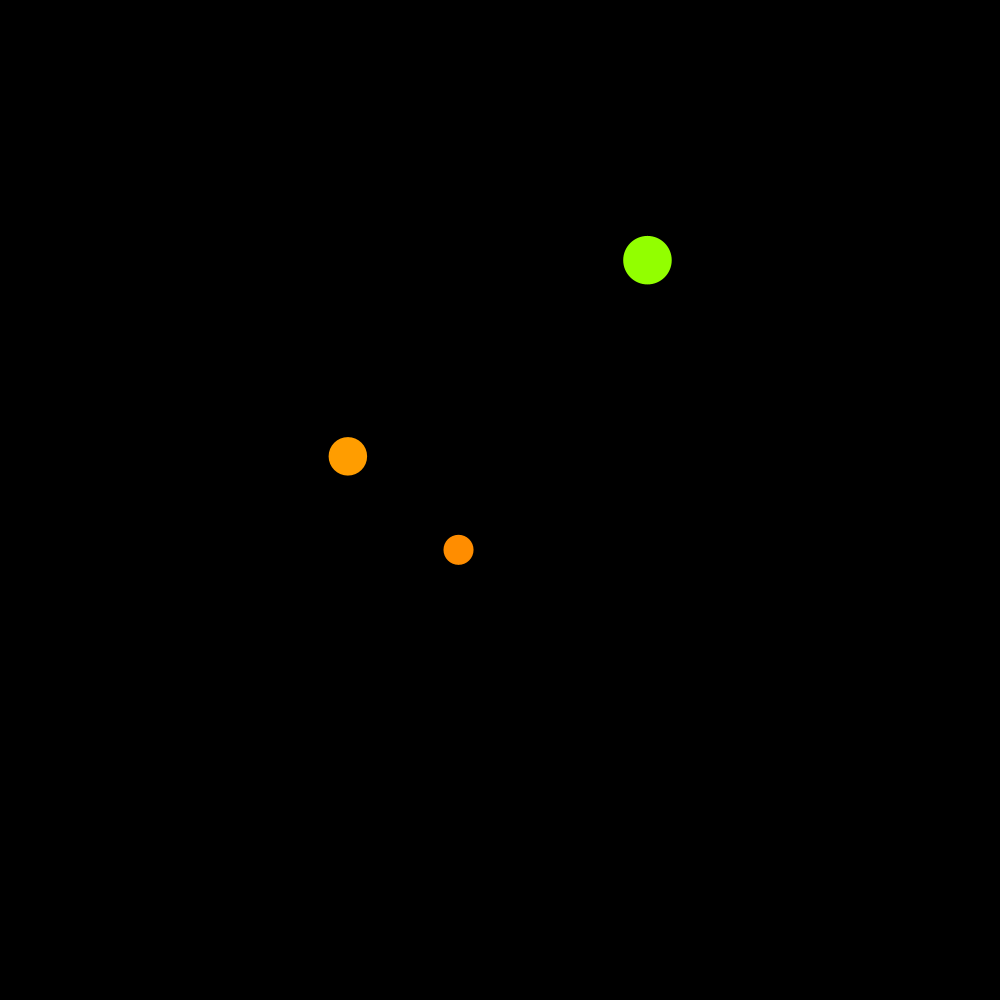
Frame 1 (no input)
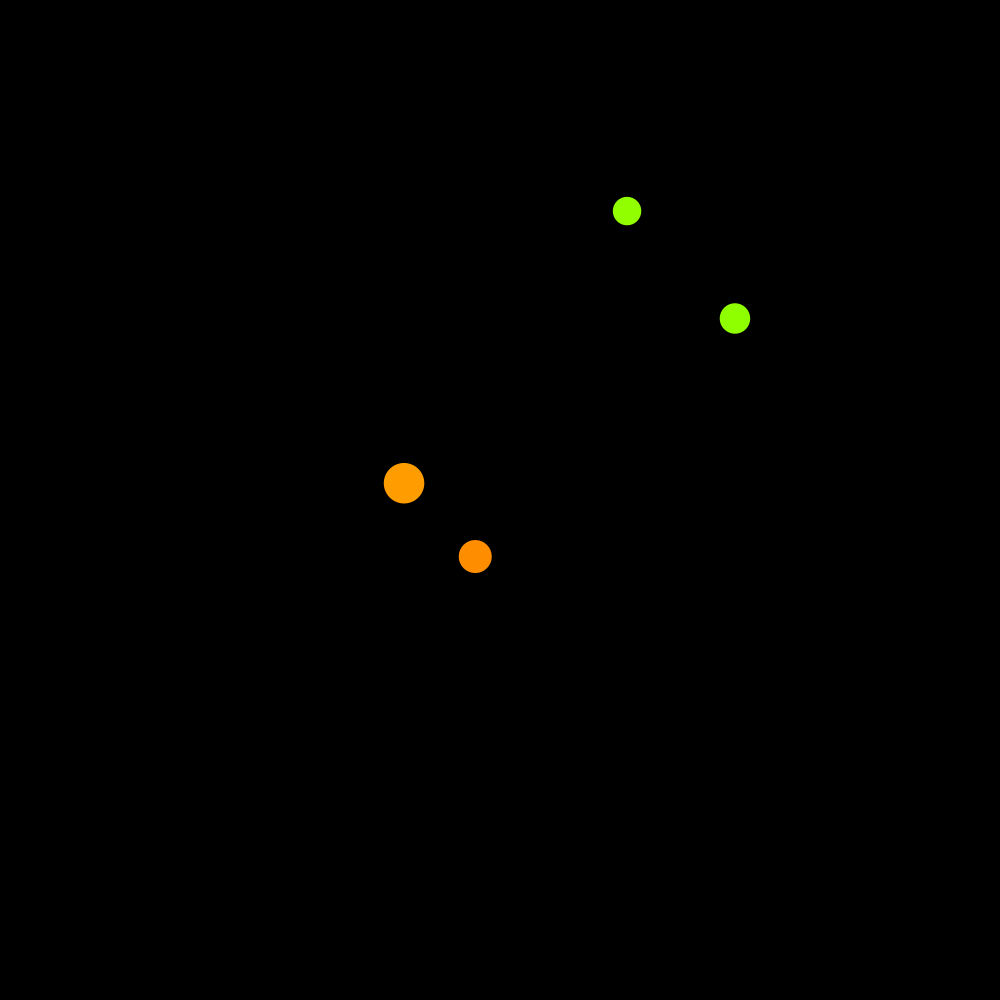
Frame 60 (the mouse pressed at the canvas centre just before this capture)
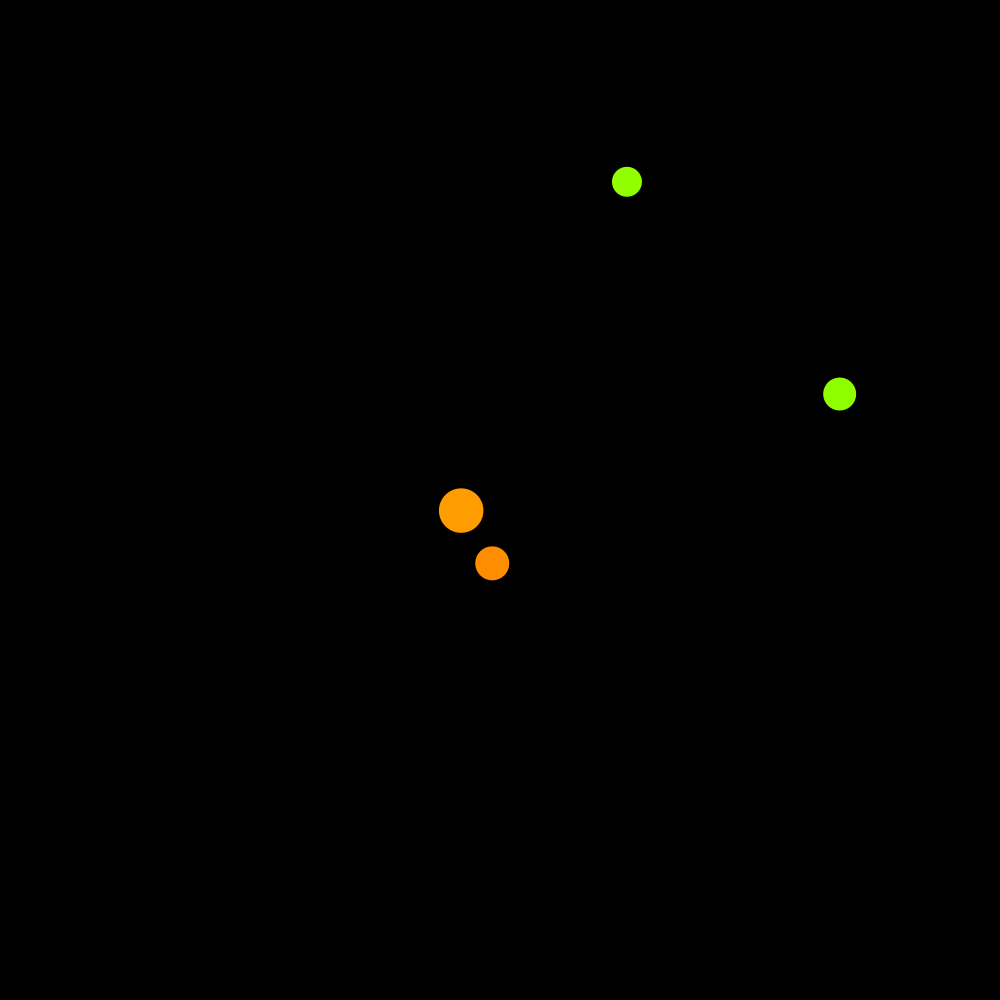
Frame 120 (the mouse held since frame 60 and released just before this capture)

The Processing sketch that drew these frames (run headless with seeded random() and noise(); from frame 60 on, the mouse is pressed at the canvas centre):

// Processing sketch: cells
// ── cells.pde
int numStartingCells = 3;
ArrayList<Cell> cells = new ArrayList<Cell>();

void setup() {
  size(1000, 1000);
	// fullScreen();
  
  colorMode(HSB, 360);


  for (int i = 0; i < numStartingCells; i++) {
    Cell cell = new Cell(new Point(random(width), random(height)), random(20, 50), random(360), i);
    cells.add(cell);
  }
  noStroke();
  // fill(255, 204);
}

void draw() {
  background(0);
	// println(cells.size());
  for (int i = 0; i < cells.size(); i++) {
    cells.get(i).update(cells);
		for (int j = i + 1; j < cells.size(); j++) {
			cells.get(i).collide(cells.get(j));
		}
  }
}
// ── Cell.pde
float spring = 0.05;
float gravity = 0.03;
float friction = -0.9;
float growthChance = 0.1;
float sicknessChance = 0.0005;
float deathChance = 0.001;
float growthStep = 0.5;
float maxSize = 50;

class Point {
	float x, y;

	Point(float x, float y) {
		this.x = x;
		this.y = y;
	}
}

class Cell {
  Point p;
  PVector v;
  float d, dna;
  int id;
	boolean sick = false;
 
  Cell(Point p, float d, float dna, int id) {
    this.p = p;
    this.d = d;
		this.dna = dna;
    this.id = id;
    this.v = new PVector(random(0.1, 1), random(0.1, 1));
  }

  Cell(Point p, PVector v, float d, float dna, int id) {
    this.p = p;
		this.v = v;
    this.d = d;
		this.dna = dna;
    this.id = id;
  }

  void update(ArrayList<Cell> cells) {
		move();
		display();

		if (!sick && random(1) < growthChance) {
			d += growthStep;
		} else if (sick) {
			if (random(0.5) < growthChance) d -= growthStep;
			if (d <= 0) {
				die(cells);
			}
		}
		
		if (random(1) < sicknessChance) {
			sick = true;
		}

		if (sick && random(1) < deathChance) {
			die(cells);
		}

		if (d > maxSize) {
			mitosis(cells);
		}
  }

  void mitosis(ArrayList<Cell> cells) {
		d /= 2;
		p.x -= d;
		p.y -= d;

		Point point = new Point(p.x + d/2, p.y + d/2);
		Cell newCell = new Cell(point, v.copy(), d, mutate(), cells.size());

		cells.add(newCell);
  }

	float mutate() {
		return min(max(0, dna + random(-20, 20)), 360);
	}

	void die(ArrayList<Cell> cells) {
		cells.remove(this);
	}
  
	void collide(Cell cell) {
		float dx = cell.p.x - p.x;
		float dy = cell.p.y - p.y;

		float distance = sqrt(dx*dx + dy*dy);

		float minDist = cell.d/2 + d/2;

		if (distance < minDist) { 
			float angle = atan2(dy, dx);
			float targetX = p.x + cos(angle) * minDist;
			float targetY = p.y + sin(angle) * minDist;
			float ax = (targetX - cell.p.x) * spring;
			float ay = (targetY - cell.p.y) * spring;
			v.x -= ax;
			v.y -= ay;
			cell.v.x += ax;
			cell.v.y += ay;

			if (sick) {
				if (Math.abs(cell.dna - dna) < 30) {
					cell.sick = true;
				}
			}
		}
  }
  
  void move() {
    p.x += v.x;
    p.y += v.y;
    if (p.x + d/2 > width) {
      p.x = width - d/2;
      v.x *= friction; 
    }
    else if (p.x - d/2 < 0) {
      p.x = d/2;
      v.x *= friction;
    }
    if (p.y + d/2 > height) {
      p.y = height - d/2;
      v.y *= friction; 
    } 
    else if (p.y - d/2 < 0) {
      p.y = d/2;
      v.y *= friction;
    }
  }
  
  void display() {
		if (sick) {
			fill(dna, 300, 300);
		} else {
			fill(dna, 360, 360);
		}

    ellipse(p.x, p.y, d, d);
  }
}
